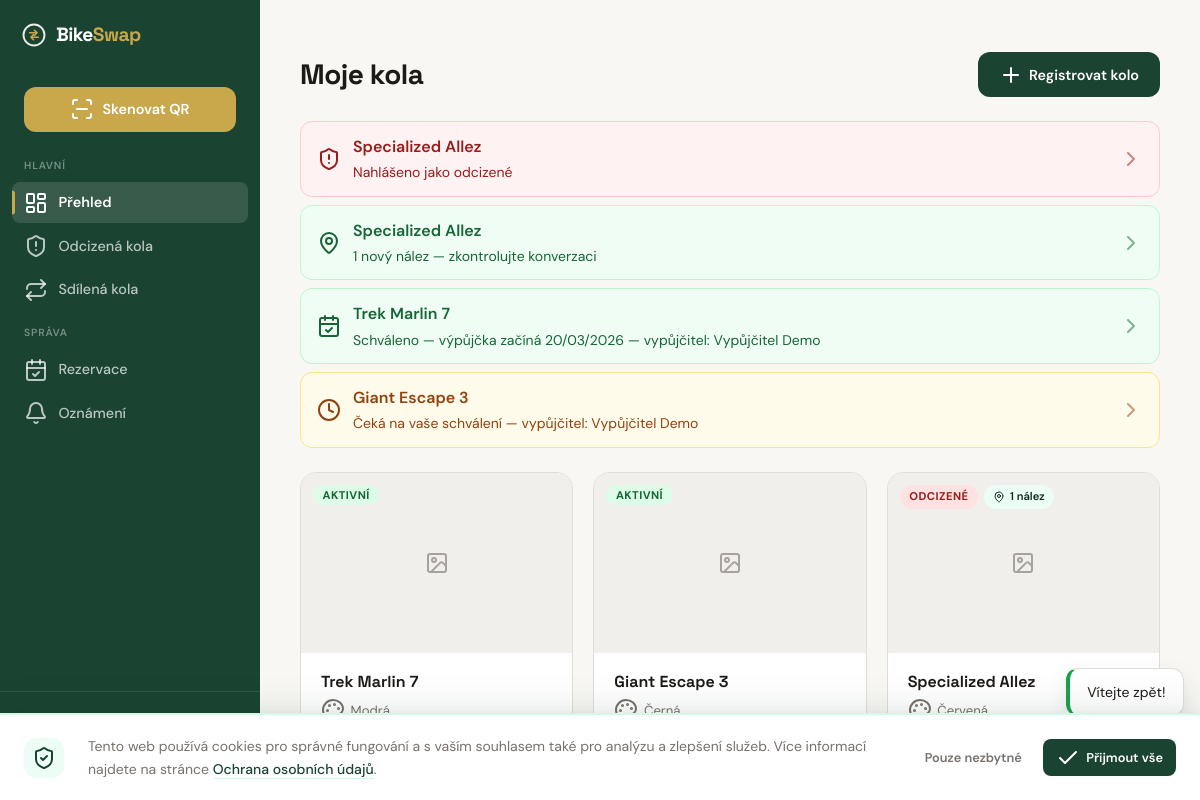
The app's page /dashboard (signed in) with its own data.
### tables this page shows
CREATE TABLE IF NOT EXISTS `bikes` (
    `id`                   INT UNSIGNED    NOT NULL AUTO_INCREMENT,
    `owner_id`             INT UNSIGNED    NOT NULL,
    `qr_hash`              VARCHAR(64)     NOT NULL,
    `brand`                VARCHAR(100)    NOT NULL,
    `model`                VARCHAR(100)    NULL DEFAULT NULL,
    `color`                VARCHAR(50)     NOT NULL,
    `frame_number`         VARCHAR(100)    NULL DEFAULT NULL,
    `year_of_manufacture`  SMALLINT UNSIGNED NULL DEFAULT NULL,
    `description`          TEXT            NULL DEFAULT NULL,
    `status`               ENUM('active', 'stolen', 'found', 'recovered') NOT NULL DEFAULT 'active',
    `is_shared`            TINYINT(1)      NOT NULL DEFAULT 0,
    `auto_accept`          TINYINT(1)      NOT NULL DEFAULT 0,
    `availability_days`    VARCHAR(20)     DEFAULT NULL,
    `created_at`           DATETIME        NOT NULL DEFAULT CURRENT_TIMESTAMP,
    `updated_at`           DATETIME        NOT NULL DEFAULT CURRENT_TIMESTAMP ON UPDATE CURRENT_TIMESTAMP,

    PRIMARY KEY (`id`),
    UNIQUE KEY `uq_bikes_qr_hash` (`qr_hash`),
    KEY `idx_bikes_owner` (`owner_id`),
    KEY `idx_bikes_status` (`status`),
    KEY `idx_bikes_shared` (`is_shared`),
    CONSTRAINT `fk_bikes_owner` FOREIGN KEY (`owner_id`) REFERENCES `users` (`id`) ON DELETE CASCADE
);

CREATE TABLE IF NOT EXISTS `reservations` (
    `id`                 INT UNSIGNED    NOT NULL AUTO_INCREMENT,
    `bike_id`            INT UNSIGNED    NOT NULL,
    `borrower_id`        INT UNSIGNED    NOT NULL,
    `owner_id`           INT UNSIGNED    NOT NULL,
    `conversation_token` VARCHAR(64)     NOT NULL,
    `date_from`          DATE            NOT NULL,
    `date_to`            DATE            NOT NULL,
    `message`            TEXT            NULL DEFAULT NULL,
    `status`             ENUM('pending','approved','rejected','active','completed','cancelled','not_returned','disputed') NOT NULL DEFAULT 'pending',
    `not_returned_reason`  TEXT          NULL DEFAULT NULL,
    `dispute_reason`       TEXT          NULL DEFAULT NULL,
    `admin_resolution`     ENUM('borrower_guilty','owner_guilty') NULL DEFAULT NULL,
    `admin_resolved_by`    INT UNSIGNED  NULL DEFAULT NULL,
    `admin_resolved_at`    DATETIME      NULL DEFAULT NULL,
    `created_at`         DATETIME        NOT NULL DEFAULT CURRENT_TIMESTAMP,
    `updated_at`         DATETIME        NOT NULL DEFAULT CURRENT_TIMESTAMP ON UPDATE CURRENT_TIMESTAMP,

    PRIMARY KEY (`id`),
    UNIQUE KEY `uq_reservations_token` (`conversation_token`),
    KEY `idx_reservations_bike_dates` (`bike_id`, `date_from`, `date_to`, `status`),
    KEY `idx_reservations_borrower` (`borrower_id`, `status`),
    KEY `idx_reservations_owner` (`owner_id`, `status`),
    CONSTRAINT `fk_reservations_bike` FOREIGN KEY (`bike_id`) REFERENCES `bikes` (`id`) ON DELETE CASCADE,
    CONSTRAINT `fk_reservations_borrower` FOREIGN KEY (`borrower_id`) REFERENCES `users` (`id`) ON DELETE CASCADE,
    CONSTRAINT `fk_reservations_owner` FOREIGN KEY (`owner_id`) REFERENCES `users` (`id`) ON DELETE CASCADE,
    CONSTRAINT `fk_reservations_admin` FOREIGN KEY (`admin_resolved_by`) REFERENCES `users` (`id`) ON DELETE SET NULL
);

CREATE TABLE IF NOT EXISTS `users` (
    `id`                 INT UNSIGNED    NOT NULL AUTO_INCREMENT,
    `email`              VARCHAR(255)    NOT NULL,
    `password_hash`      VARCHAR(255)    NOT NULL,
    `role`               ENUM('user', 'police', 'admin') NOT NULL DEFAULT 'user',
    `first_name`         VARCHAR(50)     NOT NULL,
    `surname`            VARCHAR(50)     NOT NULL DEFAULT '',
    `phone`              VARCHAR(20)     NULL DEFAULT NULL,
    `address`            VARCHAR(255)    NULL DEFAULT NULL,
    `is_verified`        TINYINT(1)      NOT NULL DEFAULT 0,
    `verification_token` VARCHAR(64)     NULL DEFAULT NULL,
    `password_reset_token`   VARCHAR(64) NULL DEFAULT NULL,
    `password_reset_expires` DATETIME    NULL DEFAULT NULL,
    `totp_secret`        VARCHAR(255)    NULL DEFAULT NULL,
    `totp_enabled`       TINYINT(1)      NOT NULL DEFAULT 0,
    `karma_score`        INT             NOT NULL DEFAULT 0,
    `is_banned`          TINYINT(1)      NOT NULL DEFAULT 0,
    `created_at`         DATETIME        NOT NULL DEFAULT CURRENT_TIMESTAMP,
    `updated_at`         DATETIME        NOT NULL DEFAULT CURRENT_TIMESTAMP ON UPDATE CURRENT_TIMESTAMP,
    `last_login_at`      DATETIME        NULL DEFAULT NULL,

    PRIMARY KEY (`id`),
    UNIQUE KEY `uq_users_email` (`email`),
    KEY `idx_users_role` (`role`)
);

### templates/bike/my-bikes.php (the view, shortened to what the rows shown need)
<div class="page-header">
  <h1>Moje kola</h1>
</div>
<?php
  $stolenBikes = array_filter($bikes, fn($b) => $b->isStolen());
  $bikesWithFinds = array_filter($bikes, fn($b) => ($foundReportCounts[$b->getId()] ?? 0) > 0);
  $hasAlerts = !empty($stolenBikes) || !empty($bikesWithFinds) || !empty($myOpenFinds) || !empty($actionableReservations);
?>
<?php if ($hasAlerts): ?>
  <div class="dashboard-alerts mb-lg">
    <?php foreach ($stolenBikes as $bike): ?>
      <a href="/bike/<?= e($bike->getQrHash()) ?>" class="dashboard-alert-card dashboard-alert-danger">
        <i data-lucide="shield-alert"></i>
        <div>
          <strong><?= e($bike->getFullName()) ?></strong>
          <span class="text-sm">Nahlášeno jako odcizené</span>
        </div>
        <i data-lucide="chevron-right" style="margin-left:auto;opacity:0.5"></i>
      </a>
    <?php endforeach; ?>
    <?php foreach ($bikesWithFinds as $bike): ?>
      <a href="/bike/<?= e($bike->getQrHash()) ?>" class="dashboard-alert-card dashboard-alert-success">
        <i data-lucide="map-pin"></i>
        <div>
          <strong><?= e($bike->getFullName()) ?></strong>
          <?php $fc = $foundReportCounts[$bike->getId()]; ?>
          <span class="text-sm"><?= $fc ?> nový nález<?= $fc > 4 ? 'ů' : ($fc > 1 ? 'y' : '') ?> — zkontrolujte konverzaci</span>
        </div>
        <i data-lucide="chevron-right" style="margin-left:auto;opacity:0.5"></i>
      </a>
    <?php endforeach; ?>
    <?php if (!empty($actionableReservations)): ?>
      <?php foreach ($actionableReservations as $res): ?>
        <?php
          $isOwner = $res->isOwnedBy($currentUser->getId());
          $resBike = $res->getBike();
          $otherUser = $isOwner ? $res->getBorrower() : $res->getOwner();
          $status = $res->getStatus();
          if ($status === 'pending' && $isOwner) {
              $alertClass = 'dashboard-alert-warning';
              $icon = 'clock';
              $label = 'Čeká na vaše schválení';
          } elseif ($status === 'pending' && !$isOwner) {
              $alertClass = 'dashboard-alert-info';
              $icon = 'clock';
              $label = 'Čeká na schválení majitelem';
          } elseif ($status === 'approved') {
              $alertClass = 'dashboard-alert-success';
              $icon = 'calendar-check';
              $label = 'Schváleno — výpůjčka začíná ' . $res->getFormattedDateFrom();
          } elseif ($status === 'active') {
              $alertClass = 'dashboard-alert-info';
              $icon = 'bike';
              $label = 'Probíhající výpůjčka — vrácení do ' . $res->getFormattedDateTo();
          } elseif ($status === 'not_returned') {
              $alertClass = 'dashboard-alert-danger';
              $icon = 'alert-triangle';
              $label = 'Kolo nahlášeno jako nevrácené';
          } elseif ($status === 'disputed') {
              $alertClass = 'dashboard-alert-danger';
              $icon = 'flag';
              $label = 'Spor — čeká na rozhodnutí správce';
          } else {
              continue;
          }
        ?>
        <a href="/reservation/<?= $res->getId() ?>" class="dashboard-alert-card <?= $alertClass ?>">
          <i data-lucide="<?= $icon ?>"></i>
          <div>
            <strong><?= $resBike ? e($resBike->getFullName()) : 'Rezervace #' . $res->getId() ?></strong>
            <span class="text-sm">
              <?= $label ?>
              <?php if ($otherUser): ?>
                — <?= $isOwner ? 'vypůjčitel' : 'majitel' ?>: <?= e($otherUser->getName()) ?>
              <?php endif; ?>
            </span>
          </div>
          <i data-lucide="chevron-right" style="margin-left:auto;opacity:0.5"></i>
        </a>
      <?php endforeach; ?>
    <?php endif; ?>
  </div>
<?php endif; ?>
<?php if (empty($bikes)): ?>
  <div class="empty-state">
    <i data-lucide="bike"></i>
    <h3>Zatím nemáte žádné kolo</h3>
    <p>Zaregistrujte své první kolo a získejte unikátní QR kód pro jeho ochranu.</p>
    <a href="/bike/new" class="btn btn-primary">
      <i data-lucide="plus"></i> Zaregistrovat první kolo
    </a>
  </div>
<?php else: ?>
  <div class="bike-grid">
    <?php foreach ($bikes as $bike): ?>
      <a href="/bike/<?= e($bike->getQrHash()) ?>" class="bike-card card-hover" style="text-decoration:none;color:inherit">
        <div class="bike-card-photo-wrap">
          <?php $primaryPhoto = $bike->getPrimaryPhoto(); ?>
          <?php if ($primaryPhoto): ?>
            <img src="<?= e($primaryPhoto->getUrl()) ?>"
                 alt="<?= e($bike->getFullName()) ?>"
                 class="bike-card-photo">
          <?php else: ?>
            <div class="bike-card-photo-placeholder"><i data-lucide="image"></i></div>
          <?php endif; ?>
          <div class="bike-card-badges">
            <?php
              $statusLabels = [
                'active' => 'Aktivní',
                'stolen' => 'Odcizené',
                'shared' => 'Sdílené',
                'inactive' => 'Neaktivní',
              ];
            ?>
            <span class="status-badge status-<?= e($bike->getStatus()) ?>">
              <?= e($statusLabels[$bike->getStatus()] ?? $bike->getStatus()) ?>
            </span>
            <?php $frCount = $foundReportCounts[$bike->getId()] ?? 0; ?>
            <?php if ($frCount > 0): ?>
              <span class="found-report-badge">
                <i data-lucide="map-pin" style="width:12px;height:12px"></i>
                <?= $frCount ?> nález<?= $frCount > 4 ? 'ů' : ($frCount > 1 ? 'y' : '') ?>
              </span>
            <?php endif; ?>
          </div>
        </div>
        <div class="bike-card-body">
          <div class="bike-card-name"><?= e($bike->getFullName()) ?></div>
          <div class="bike-card-meta">
            <i data-lucide="palette"></i> <?= e($bike->getColor()) ?>
          </div>
        </div>
      </a>
    <?php endforeach; ?>
  </div>
<?php endif; ?>

### records on screen
bikes: $bike->getFullName() "Specialized Allez", id "1", status "ODCIZENÉ", color "Červená"
reservations: bike.model "Trek Marlin 7", date_from "Schváleno — výpůjčka začíná 20/03/2026", shows "vypůjčitel", borrower.surname "Vypůjčitel Demo"
reservations: bike.model "Giant Escape 3", label "Čeká na vaše schválení", shows "vypůjčitel", borrower.surname "Vypůjčitel Demo"
bikes: status "AKTIVNÍ", $bike->getFullName() "Trek Marlin 7", color "Modrá"
bikes: status "AKTIVNÍ", $bike->getFullName() "Giant Escape 3", color "Černá"
